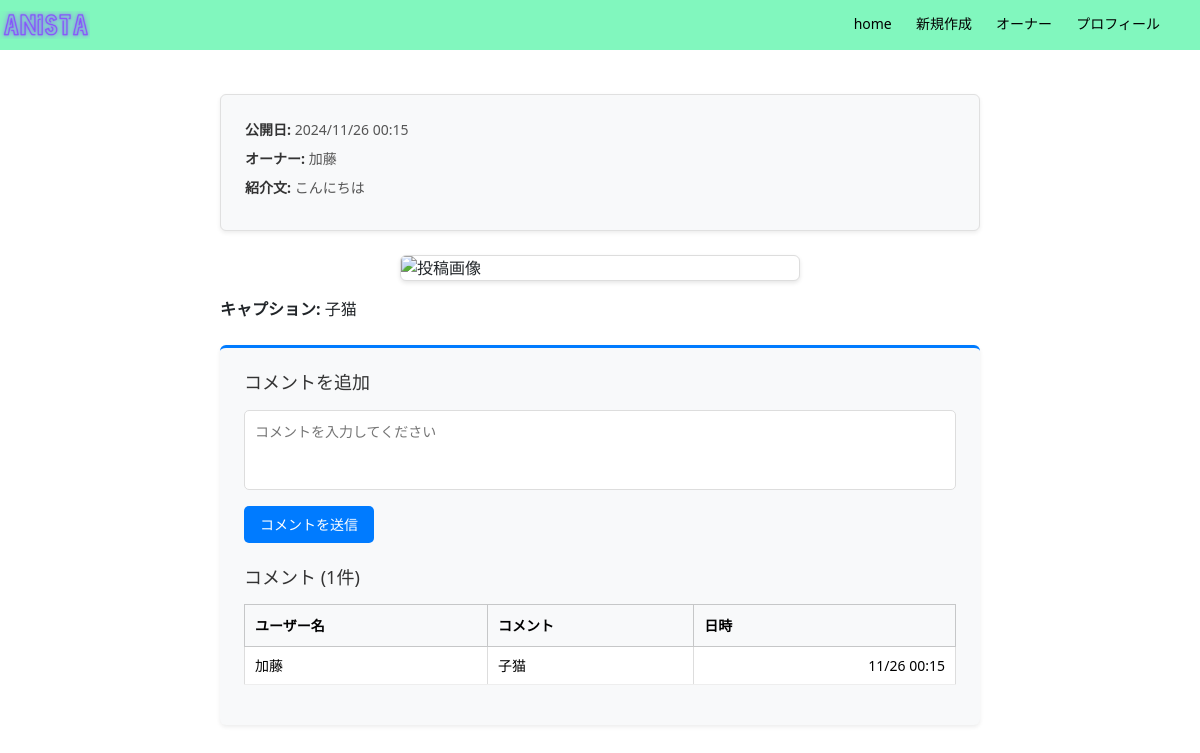
The app's page /accounts/38/ with its own data.
### accounts/models.py (models this page shows, shortened)
class Post(models.Model):
    user = models.ForeignKey(User, on_delete=models.CASCADE)
    image = models.image = StdImageField(
        upload_to="images",
        null=True,
        blank=True,
        variations={
            "thumbnail": (100, 100, True),
            "medium": (350, 250),
        },
    )
    caption = models.CharField(max_length=255)
    created_at = models.DateTimeField(auto_now_add=True)
    updated_at = models.DateTimeField(auto_now=True)

class User(AbstractBaseUser, PermissionsMixin):
    username = models.CharField(max_length=255, unique=True)
    email = models.EmailField(unique=True)
    description = models.TextField(blank=True, default="")
    is_active = models.BooleanField(default=True)
    is_staff = models.BooleanField(default=False)
    icon = models.ImageField(upload_to="icons", null=True, blank=True)
    created_at = models.DateTimeField(auto_now_add=True)
    updated_at = models.DateTimeField(auto_now=True)
    objects = UserManager()
    USERNAME_FIELD = "email"
    REQUIRED_FIELDS = ["username"]

class Comment(models.Model):
    user = models.ForeignKey(User, on_delete=models.CASCADE, related_name="comments")
    post = models.ForeignKey(Post, on_delete=models.CASCADE, related_name="comments")
    text = models.TextField()
    created_at = models.DateTimeField(auto_now_add=True)
    updated_at = models.DateTimeField(auto_now=True)

### accounts/views.py (the view)
# urls.py: path('<int:post_id>/', views.posts_detail, name="posts_detail"),
def posts_detail(request, post_id):
    post = get_object_or_404(Post, id=post_id)
    return render(request, "accounts/detail.html", {"post": post})

### accounts/templates/accounts/detail.html (shortened to what this page needs)
{% extends 'base.html' %}
{% block main %}
{% load static %}
<link rel="stylesheet" href="{% static 'polls/post_detail.css' %}">
<div class="container mt-4">
  <div class="post-details bg-light p-4 rounded shadow-sm mb-4">
    <div class="post-meta mb-2">
      <p><strong>公開日:</strong> {{ post.created_at|date:'Y/m/d H:i' }}</p>
      <p><strong>オーナー:</strong> {{ post.user.username }}</p>
      <p><strong>紹介文:</strong> {{ post.user.description }}</p>
    </div>
  </div>
  <div class="post-content mb-4">
    <img class="post-image img-fluid rounded mb-3 w-100" src="{{ post.image.medium.url }}" alt="投稿画像">
    <p class="post-caption"><strong>キャプション:</strong> {{ post.caption }}</p>
  </div>
  <div class="comment-section bg-light p-4 rounded shadow-sm">
    <h5 class="mb-3">コメントを追加</h5>
    <form method="POST" action="{% url 'comments_create' post.id %}">
      <textarea name="text" placeholder="コメントを入力してください" required></textarea>
      <button type="submit">コメントを送信</button>
    </form>
    <div class="comments mt-4">
      <h5>コメント ({{ post.comments.count }}件)</h5>
      {% if post.comments.all %}
        <table class="table table-bordered mt-3">
          <thead class="table-light">
            <tr>
              <th>ユーザー名</th>
              <th>コメント</th>
              <th>日時</th>
            </tr>
          </thead>
          <tbody>
            {% for comment in post.comments.all %}
              <tr>
                <td>{{ comment.user.username }}</td>
                <td>{{ comment.text }}</td>
                <td>{{ comment.created_at|date:'m/d H:i' }}</td>
              </tr>
            {% endfor %}
          </tbody>
        </table>
    {% else %}
        <p class="text-muted">まだコメントはありません。</p>
    {% endif %}
    </div>
  </div>
</div>
{% endblock %}

### accounts/static/polls/post_detail.css (style rules this page uses)
.container { max-width: 800px; margin: 0 auto; padding: 20px; }
.post-details { border: 1px solid #e0e0e0; background-color: #f9f9f9; }
.post-details p { margin: 0 0 8px; font-size: 14px; color: #555; }
.post-details strong { color: #333; }
.post-content .post-image { max-width: 400px; height: auto; border: 1px solid #ddd; background-color: #fff; box-shadow: 0 2px 4px rgba(0, 0, 0, 0.1); margin: 0 auto; display: block; }
.post-content .post-caption { font-size: 16px; font-weight: 500; margin-top: 10px; }
.comment-section { border-top: 3px solid #007bff; padding-top: 20px; }
.comment-section h5 { font-size: 18px; margin-bottom: 15px; color: #333; }
.comment-section form textarea { width: 100%; height: 80px; margin-bottom: 10px; padding: 10px; border: 1px solid #ddd; border-radius: 5px; resize: none; font-size: 14px; }
.comment-section form button { background-color: #007bff; color: #fff; padding: 8px 16px; border: none; border-radius: 5px; font-size: 14px; cursor: pointer; transition: background-color 0.3s; }
.comments table { border: 1px solid #ddd; font-size: 14px; width: 100%; }
.comments th { background-color: #f8f9fa; font-weight: bold; text-align: left; padding: 10px; }
.comments td { padding: 8px 10px; border-bottom: 1px solid #eee; }
.comments td:last-child { text-align: right; }

### records on screen
Post: created_at "2024/11/26 00:15", user.username "加藤", user.description "こんにちは", caption "子猫", comments.count "1"
Comment: user.username "加藤", text "子猫", created_at "11/26 00:15"
